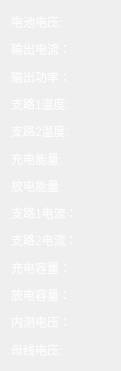
   <widget class="QWidget" name="layoutWidget_10">
    <property name="geometry">
     <rect>
      <x>10</x>
      <y>140</y>
      <width>121</width>
      <height>371</height>
     </rect>
    </property>
    <layout class="QVBoxLayout" name="verticalLayout_14">
     <item>
      <widget class="QLabel" name="label_41">
       <property name="styleSheet">
        <string notr="true">font: 17px &quot;Ubuntu&quot;;
color: rgb(253, 252, 252);</string>
       </property>
       <property name="text">
        <string>电池电压:</string>
       </property>
      </widget>
     </item>
     <item>
      <widget class="QLabel" name="label_46">
       <property name="styleSheet">
        <string notr="true">font: 17px &quot;Ubuntu&quot;;
color: rgb(253, 252, 252);</string>
       </property>
       <property name="text">
        <string>输出电流：</string>
       </property>
      </widget>
     </item>
     <item>
      <widget class="QLabel" name="label_107">
       <property name="styleSheet">
        <string notr="true">font: 17px &quot;Ubuntu&quot;;
color: rgb(253, 252, 252);</string>
       </property>
       <property name="text">
        <string>输出功率：</string>
       </property>
      </widget>
     </item>
     <item>
      <widget class="QLabel" name="label_108">
       <property name="styleSheet">
        <string notr="true">font: 17px &quot;Ubuntu&quot;;
color: rgb(253, 252, 252);</string>
       </property>
       <property name="text">
        <string>支路1温度:</string>
       </property>
      </widget>
     </item>
     <item>
      <widget class="QLabel" name="label_109">
       <property name="styleSheet">
        <string notr="true">font: 17px &quot;Ubuntu&quot;;
color: rgb(253, 252, 252);</string>
       </property>
       <property name="text">
        <string>支路2温度:</string>
       </property>
      </widget>
     </item>
     <item>
      <widget class="QLabel" name="label_200">
       <property name="styleSheet">
        <string notr="true">font: 17px &quot;Ubuntu&quot;;
color: rgb(253, 252, 252);</string>
       </property>
       <property name="text">
        <string>充电能量:</string>
       </property>
      </widget>
     </item>
     <item>
      <widget class="QLabel" name="label_213">
       <property name="styleSheet">
        <string notr="true">font: 17px &quot;Ubuntu&quot;;
color: rgb(253, 252, 252);</string>
       </property>
       <property name="text">
        <string>放电能量:</string>
       </property>
      </widget>
     </item>
     <item>
      <widget class="QLabel" name="label_214">
       <property name="styleSheet">
        <string notr="true">font: 17px &quot;Ubuntu&quot;;
color: rgb(253, 252, 252);</string>
       </property>
       <property name="text">
        <string>支路1电流：</string>
       </property>
      </widget>
     </item>
     <item>
      <widget class="QLabel" name="label_215">
       <property name="styleSheet">
        <string notr="true">font: 17px &quot;Ubuntu&quot;;
color: rgb(253, 252, 252);</string>
       </property>
       <property name="text">
        <string>支路2电流：</string>
       </property>
      </widget>
     </item>
     <item>
      <widget class="QLabel" name="label_216">
       <property name="styleSheet">
        <string notr="true">font: 17px &quot;Ubuntu&quot;;
color: rgb(253, 252, 252);</string>
       </property>
       <property name="text">
        <string>充电容量：</string>
       </property>
      </widget>
     </item>
     <item>
      <widget class="QLabel" name="label_217">
       <property name="styleSheet">
        <string notr="true">font: 17px &quot;Ubuntu&quot;;
color: rgb(253, 252, 252);</string>
       </property>
       <property name="text">
        <string>放电容量：</string>
       </property>
      </widget>
     </item>
     <item>
      <widget class="QLabel" name="label_242">
       <property name="styleSheet">
        <string notr="true">font: 17px &quot;Ubuntu&quot;;
color: rgb(253, 252, 252);</string>
       </property>
       <property name="text">
        <string>内测电压：</string>
       </property>
      </widget>
     </item>
     <item>
      <widget class="QLabel" name="label_243">
       <property name="styleSheet">
        <string notr="true">font: 17px &quot;Ubuntu&quot;;
color: rgb(253, 252, 252);</string>
       </property>
       <property name="text">
        <string>母线电压:</string>
       </property>
      </widget>
     </item>
    </layout>
   </widget>
